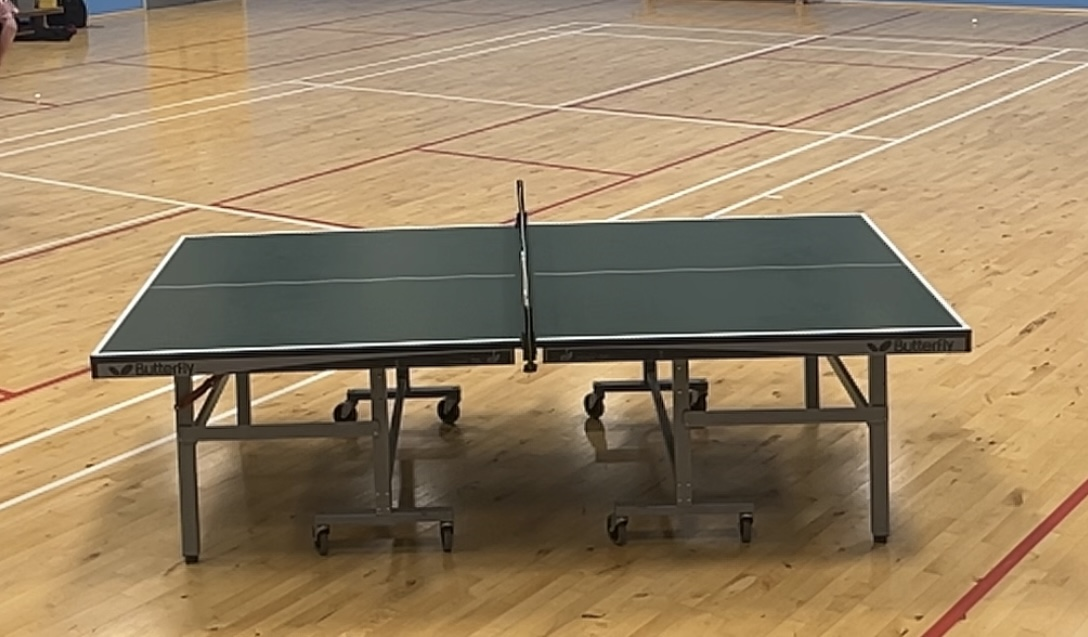
#> input picture N1087292_source/Data Analysis/TTtable.jpg, 1088 x 637 px, given in place of gameplay1.mp4, which was not available
$ python TrackingSystem.py
#> lines starting #> are read from the running program, lines starting #| are printed output that depends on the picture; after the words box and inside, x2 and y2 are one past the last pixel; in counts of white or black regions, pixels touching at a corner belong together; pictures that were not available may be replaced by others from this repository, and a replacement may not be noted
import cv2
import numpy as np
import sys
import time

#load the video
video_path = "c:/Users/rishi/OneDrive - Nottingham Trent University/YEAR 3/Final Year Project/N1087292_source/videos/gameplay1.mp4"
print(f"Trying to open video: {video_path}")

cap = cv2.VideoCapture(video_path)

if not cap.isOpened():
    print("Error: Could not open video.")
    exit()

#general video properties
fps = cap.get(cv2.CAP_PROP_FPS)
frame_width = int(cap.get(cv2.CAP_PROP_FRAME_WIDTH))
frame_height = int(cap.get(cv2.CAP_PROP_FRAME_HEIGHT))
print(f"Video dimensions: {frame_width}x{frame_height}, FPS: {fps}")


playback_speed = 0.2  #sets video slomo 20% speed
delay = int(1000 / (fps * playback_speed))

#window size taken up
window_width = frame_width // 2
window_height = frame_height // 2

#create dispsplay winndows
cv2.namedWindow('Original', cv2.WINDOW_NORMAL)
cv2.resizeWindow('Original', window_width, window_height)

cv2.namedWindow('Ball Detection', cv2.WINDOW_NORMAL)
cv2.resizeWindow('Ball Detection', window_width, window_height)

cv2.namedWindow('Controls', cv2.WINDOW_NORMAL)
cv2.resizeWindow('Controls', 400, 350)
cv2.moveWindow('Controls', window_width + 50, 50)

#trackbars to help tune paramters for tracking/optimisation essentially
def nothing(x):
    pass

#trackbars for tuning features, defaults set to ideal discovered
cv2.createTrackbar('Brightness Threshold', 'Controls', 200, 255, nothing)
cv2.createTrackbar('Min Ball Size', 'Controls', 8, 50, nothing)
cv2.createTrackbar('Max Ball Size', 'Controls', 10, 50, nothing)
cv2.createTrackbar('Min Circularity (%)', 'Controls', 75, 100, nothing)
cv2.createTrackbar('Blur', 'Controls', 5, 15, nothing)
cv2.createTrackbar('Brightness Boost', 'Controls', 14, 100, nothing)
cv2.createTrackbar('Use Background Sub', 'Controls', 1, 1, nothing)
cv2.createTrackbar('BG Learning Rate (%)', 'Controls', 10, 100, nothing)
cv2.createTrackbar('Motion Threshold', 'Controls', 18, 50, nothing)
cv2.createTrackbar('Min Motion Area', 'Controls', 3, 50, nothing)  #Min size for motion detection
cv2.createTrackbar('Trail Length (sec)', 'Controls', 2, 5, nothing)  #Trail length in seconds

#boundaries defined for the table area so where the ball will be detected
TABLE_Y_MIN = int(frame_height * 0.65)
TABLE_Y_MAX = int(frame_height * 0.75)
TABLE_X_MIN = int(frame_width * 0.36)
TABLE_X_MAX = int(frame_width * 0.78)

#initialize tracking variables
ball_positions = []  #detected ball positions with timestamp
table_ball_positions = []  #ball position specifically within table boundaries
bounces = []
paused = False
show_mask = True
frame_count = 0
is_tracking = False  #see if detection is happening
track_threshold = 30  #max distance to ensure ball is definitely tracked


current_time = 0  #current time in video
frame_time = 1.0 / fps  #time per frame in seconds

#background subractor to help with detection
bg_subtractor = cv2.createBackgroundSubtractorMOG2(history=100, varThreshold=20, detectShadows=False)

#helps with motion detection
prev_gray = None

#initialise for frame skipping
frame_buffer = []
frame_skip = 2

#read the first frame to initialize
ret, first_frame = cap.read()
#> first_frame is the input picture: shape (637, 1088, 3); mean B, G, R 99.8, 130, 151.3
if not ret:
    print("Failed to read the first frame.")
    exit()

#reset to start
cap.set(cv2.CAP_PROP_POS_FRAMES, 0)

#for predicting next ball position
# [19 lines left out: function predict_next_position, not called in this run]

while True:
    #frame handling with pause capability
    if not paused:
        ret, frame = cap.read()
        if not ret:
            print("End of video or error reading frame.")
            break
        current_frame = frame.copy()

        #store frames for motion detection
        frame_buffer.append(frame.copy())
        if len(frame_buffer) > frame_skip + 1:
            frame_buffer.pop(0)

        #update current time
        current_time += frame_time
    else:
        frame = current_frame.copy()

    #resize for display
    display_frame = cv2.resize(frame, (window_width, window_height))

    #get current settings
    brightness_threshold = cv2.getTrackbarPos('Brightness Threshold', 'Controls')
    min_ball_size = cv2.getTrackbarPos('Min Ball Size', 'Controls')
    max_ball_size = cv2.getTrackbarPos('Max Ball Size', 'Controls')
    min_circularity = cv2.getTrackbarPos('Min Circularity (%)', 'Controls') / 100.0
    blur_size = cv2.getTrackbarPos('Blur', 'Controls')
    if blur_size % 2 == 0:  #ensure blur size is odd
        blur_size += 1
    brightness_boost = cv2.getTrackbarPos('Brightness Boost', 'Controls')

    use_bg_subtraction = cv2.getTrackbarPos('Use Background Sub', 'Controls') == 1
    bg_learning_rate = cv2.getTrackbarPos('BG Learning Rate (%)', 'Controls') / 1000.0  # Slow learning rate
    motion_threshold = cv2.getTrackbarPos('Motion Threshold', 'Controls')
    min_motion_area = cv2.getTrackbarPos('Min Motion Area', 'Controls')
    trail_length = cv2.getTrackbarPos('Trail Length (sec)', 'Controls')

    #Create a working copy of the frame at original resolution for processing
    working_frame = frame.copy()


    #Convert to grayscale
    gray = cv2.cvtColor(working_frame, cv2.COLOR_BGR2GRAY)

    #boost brightness to help detect white ball
    if brightness_boost > 0:
        gray = cv2.convertScaleAbs(gray, alpha=1.0, beta=brightness_boost)

    #apply blur to reduce noise
    if blur_size > 1:
        gray = cv2.GaussianBlur(gray, (blur_size, blur_size), 0)
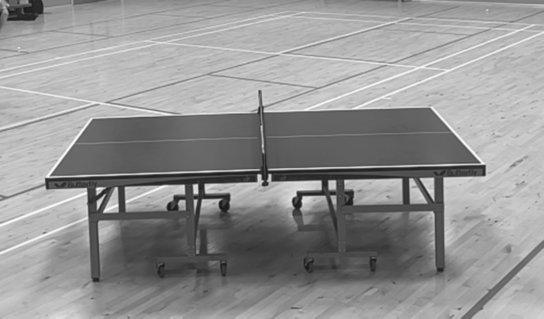
#> gray: shape (637, 1088) (shown at 1/2 size); min 21, max 253, mean 146.9

    #initialize the mask for ball candidates
    ball_mask = np.zeros_like(gray)


    #basic thresholding for bright objects
    _, thresh_basic = cv2.threshold(gray, brightness_threshold, 255, cv2.THRESH_BINARY)
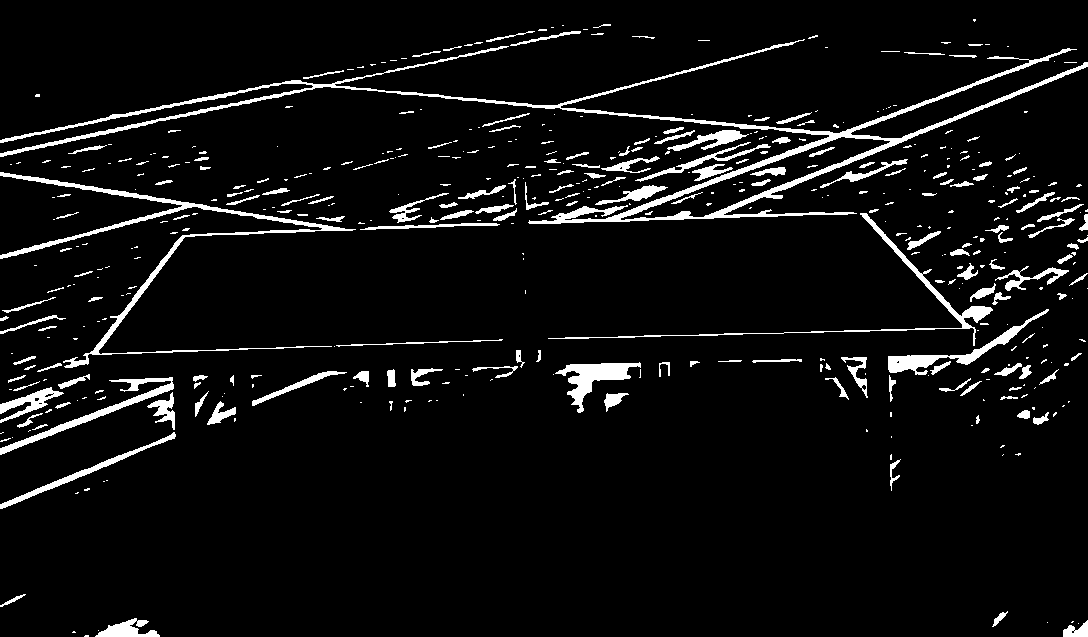
#> thresh_basic: shape (637, 1088); 5.9% white; 477 white regions (291 under 20 px), largest, box (x1, y1, x2, y2) and area: (0, 39, 1088, 224) 10758, (0, 172, 356, 368) 3872, (548, 213, 993, 346) 1770

    #background subtraction to remove static bright areas
    if use_bg_subtraction:
        fg_mask = bg_subtractor.apply(working_frame, learningRate=bg_learning_rate)
#> fg_mask: shape (637, 1088); every value is 255
        _, fg_thresh = cv2.threshold(fg_mask, 200, 255, cv2.THRESH_BINARY)
    else:
        fg_thresh = np.zeros_like(gray)

    #motion detection by frame differencing
    motion_mask = np.zeros_like(gray)
    if len(frame_buffer) > frame_skip:
        previous = cv2.cvtColor(frame_buffer[0], cv2.COLOR_BGR2GRAY)
        previous = cv2.GaussianBlur(previous, (blur_size, blur_size), 0)

        #calculate absolute difference between current and previous mask
        frame_diff = cv2.absdiff(gray, previous)
        _, motion_mask = cv2.threshold(frame_diff, motion_threshold, 255, cv2.THRESH_BINARY)

        #clean up motion mask
        kernel = np.ones((3, 3), np.uint8)
        motion_mask = cv2.morphologyEx(motion_mask, cv2.MORPH_OPEN, kernel)

    combined_mask = cv2.bitwise_and(thresh_basic, cv2.bitwise_or(fg_thresh, motion_mask))

    #apply morphological operations to clean up the mask
    kernel = np.ones((3, 3), np.uint8)
    combined_mask = cv2.morphologyEx(combined_mask, cv2.MORPH_OPEN, kernel)
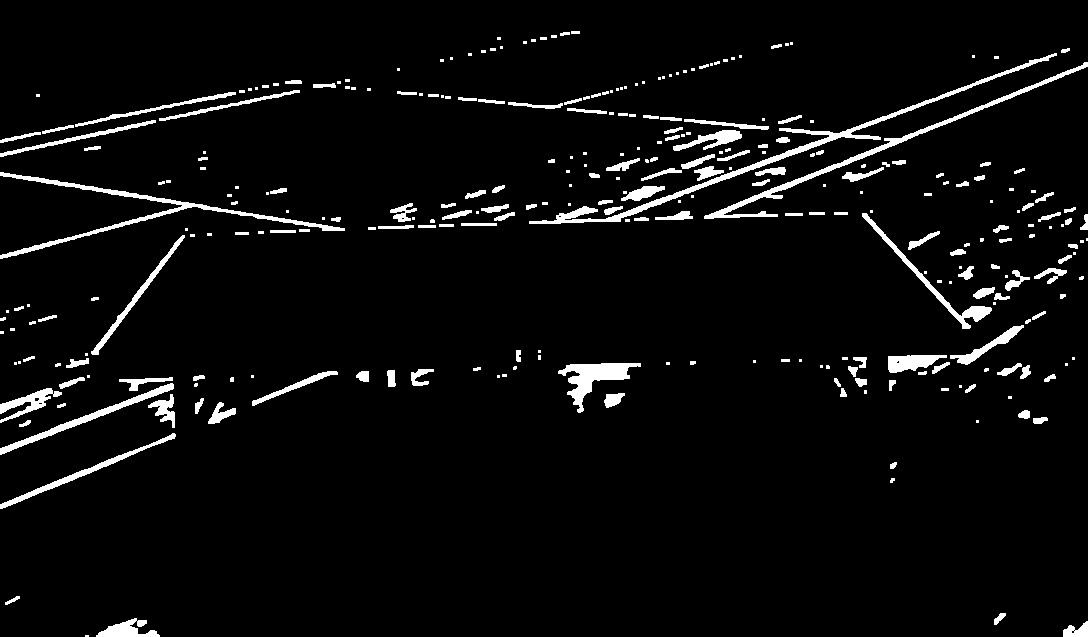
#> combined_mask: shape (637, 1088); 4.6% white; 304 white regions (143 under 20 px), largest, box (x1, y1, x2, y2) and area: (529, 53, 1057, 224) 3129, (704, 62, 1088, 219) 2239, (0, 172, 345, 259) 2225
    combined_mask = cv2.morphologyEx(combined_mask, cv2.MORPH_CLOSE, kernel)
#> combined_mask: shape (637, 1088); 4.6% white; 245 white regions (99 under 20 px)

    #create a color mask for visualization
    mask_display = np.zeros((window_height, window_width, 3), dtype=np.uint8)

    #show different detection methods side by side for debugging
    thresh_basic_resized = cv2.resize(thresh_basic, (window_width//2, window_height//2))
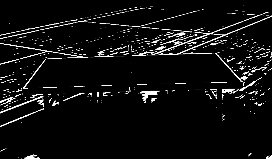
#> thresh_basic_resized: shape (159, 272); min 0, max 255, mean 15.3
    fg_thresh_resized = cv2.resize(fg_thresh, (window_width//2, window_height//2))
#> fg_thresh_resized: shape (159, 272); every value is 255
    motion_mask_resized = cv2.resize(motion_mask, (window_width//2, window_height//2))
#> motion_mask: shape (637, 1088); every value is 0
    combined_mask_resized = cv2.resize(combined_mask, (window_width//2, window_height//2))
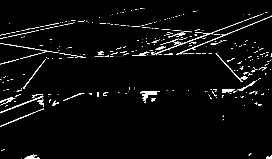
#> combined_mask_resized: shape (159, 272); min 0, max 255, mean 11.9

    #place the masks in each quadrant
    mask_display[0:window_height//2, 0:window_width//2] = cv2.cvtColor(thresh_basic_resized, cv2.COLOR_GRAY2BGR)
    mask_display[0:window_height//2, window_width//2:window_width] = cv2.cvtColor(fg_thresh_resized, cv2.COLOR_GRAY2BGR)
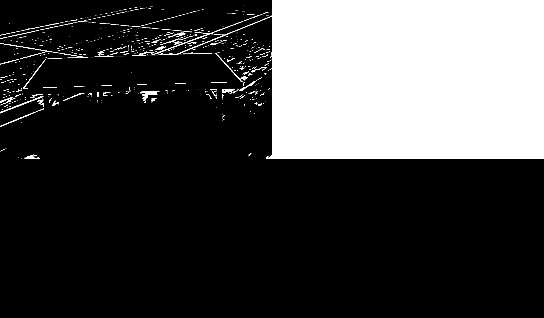
#> mask_display: shape (318, 544, 3); min 0, max 255, mean 67.6
    mask_display[window_height//2:window_height, 0:window_width//2] = cv2.cvtColor(motion_mask_resized, cv2.COLOR_GRAY2BGR)
#> motion_mask_resized: shape (159, 272); every value is 0
    mask_display[window_height//2:window_height, window_width//2:window_width] = cv2.cvtColor(combined_mask_resized, cv2.COLOR_GRAY2BGR)

    #add labels
    cv2.putText(mask_display, "Brightness", (10, 20), cv2.FONT_HERSHEY_SIMPLEX, 0.5, (0, 255, 0), 1)
    cv2.putText(mask_display, "Background", (window_width//2 + 10, 20), cv2.FONT_HERSHEY_SIMPLEX, 0.5, (0, 255, 0), 1)
    cv2.putText(mask_display, "Motion", (10, window_height//2 + 20), cv2.FONT_HERSHEY_SIMPLEX, 0.5, (0, 255, 0), 1)
    cv2.putText(mask_display, "Combined", (window_width//2 + 10, window_height//2 + 20), cv2.FONT_HERSHEY_SIMPLEX, 0.5, (0, 255, 0), 1)
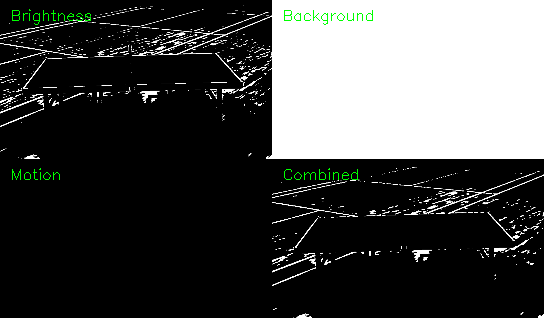
#> mask_display: shape (318, 544, 3); mean of channels 0, 1, 2 70.2, 71.3, 70.2; drawn as B, G, R

    #find contours on the combined mask
    contours, _ = cv2.findContours(combined_mask, cv2.RETR_EXTERNAL, cv2.CHAIN_APPROX_SIMPLE)
#> contours = 245 contours, 124 with area under 20; largest, box (x1, y1, x2, y2) and area: (529, 53, 1057, 224) 2843, (704, 62, 1088, 219) 1802, (0, 172, 345, 259) 1727, (558, 363, 641, 413) 1344, (0, 377, 174, 455) 1207

    #prepare result image
    result = display_frame.copy()

    #draw table boundaries
    cv2.line(result, (0, int(TABLE_Y_MIN/2)), (window_width, int(TABLE_Y_MIN/2)), (0, 255, 255), 1)
#> (the rest of the program and of its run is left out)
